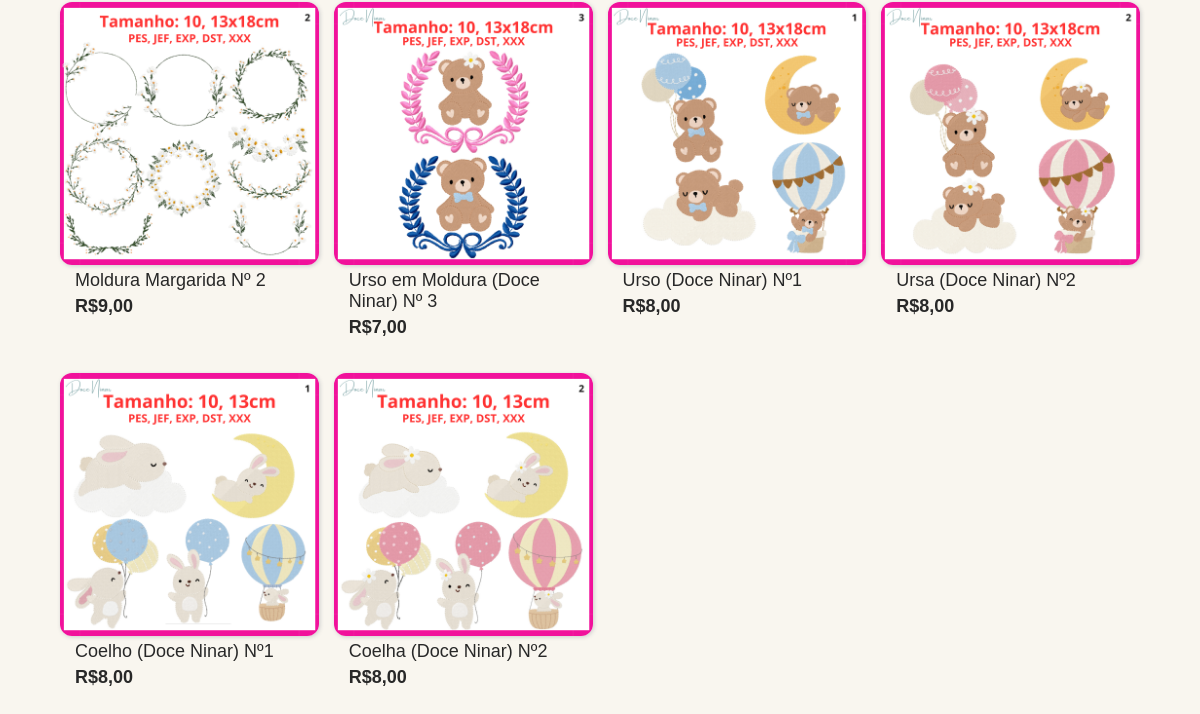
The app's page /product/6/ (lower part), older data.
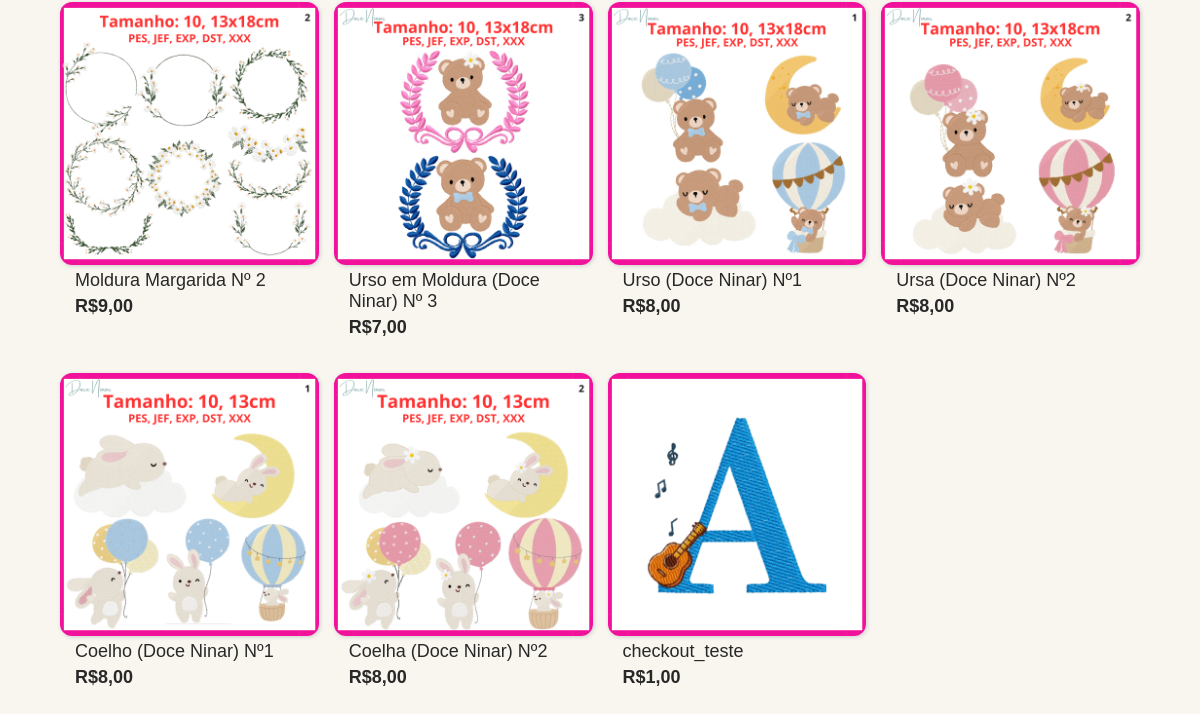
The same page, newer data.
### products/models.py (models this page shows, shortened)
class Product(models.Model):
    name = models.CharField(max_length=255)
    description = models.TextField()
    price = models.DecimalField(max_digits=10, decimal_places=2)
    image = models.ImageField(upload_to='products/', null=True, blank=True)
    file = models.FileField(upload_to='product_archives/', null=True, blank=True)
    category = models.ForeignKey(
        Category,
        on_delete=models.SET_NULL,
        null=True,
        blank=True,
        related_name="products"
    )

### home/views.py (the view)
# urls.py: path('product/<int:id>/', views.product_show, name='product'),
def product_show(request, id):
    productshow = get_object_or_404(Product, id=id)
    products = Product.objects.all()
    return render(request, 'home/product.html', {'product': productshow, 'products': products,})

### home/context_processor.py (called while the page is built)
def cart_processor(request):
    if request.user.is_authenticated:
        cart = getattr(request.user, 'cart', None)
        return {'cart': cart}
    return {'cart': None}

### home/templates/home/product.html (shortened to what this page needs)
{% extends 'home/base.html' %}
{% load static %}
{% block extra_css %}
<link rel="stylesheet" href="{% static 'home/product.css' %}">
{% endblock %}
{% block content %}
<div class="produtos">
    {% for product in products %}
    <div class="produto">
        <a href="{% url 'product' product.id %}">
            <img src="{{ product.image.url }}" alt="{{ product.name }}">
        </a>
        <p class="nome">{{ product.name }}</p>
        <p class="preco">R${{ product.price }}</p>
    </div>
    {% endfor %}
</div>
{% endblock %}

### home/templates/home/base.html (shortened to what this page needs)
<!DOCTYPE html>
<html lang="en">
<head>
    {% load static %}
    <link rel="stylesheet" href="{% static 'home/notificacao.css' %}">
    <link rel="stylesheet" href="https://cdnjs.cloudflare.com/ajax/libs/font-awesome/6.5.0/css/all.min.css">
    <link rel="stylesheet" href="{% static 'home/header.css' %}">
    <link rel="stylesheet" href="{% static 'home/modal.css' %}">
    {% block extra_css %}
    {% endblock %}
</head>
<body>
    {% block content %}
    {% endblock %}
</body>
</html>

### home/templates/home/partials/header.html (shortened to what this page needs)
    {% load static %}

### home/templates/home/partials/modal.html (shortened to what this page needs)
{% load static %}

### home/static/home/header.css (style rules this page uses)
* { margin: 0; padding: 0; box-sizing: border-box; }
body { padding-top: 72px; background-color: #f9f6ef; padding-bottom: 90px; }

### home/static/home/product.css (style rules this page uses)
* { font-family: "montserrant","Poppins", sans-serif; }
.produtos { display: grid; grid-template-columns: repeat(4, 1fr); gap: 15px; width: 90%; margin: 0 auto 40px auto; justify-items: center; }
.produto { width: 100%; margin-top: 20px; }
.produto img { width: 100%; height: 100%; object-fit: cover; border-radius: 12px; margin: 0px; box-shadow: 1px 1px 4px #ccc; }
.produto p { margin-top: 5px; font-size: 18px; margin-left: 15px; }
.produtos img { margin-top: 40px; height: 330px; margin-right: 30px; border-radius: 18px; margin-right: 80px; }
.produtos { display: grid; grid-template-columns: repeat(5, 1fr); gap: 25px; width: 90%; margin: 0 auto 40px auto; justify-items: center; margin-top: 10px; }
.produto { width: 260px; display: flex; flex-direction: column; }
.produto p { margin: 5px 0 0 0; font-family: "Poppins", sans-serif; font-size: 15px; margin-left: 15px; color: #282828; }
.preco { font-weight: bold; }
@media (max-width: 1485px) { .produtos { display: grid; grid-template-columns: repeat(4, 1fr); gap: 15px; width: 90%; margin: 0 auto 40px auto; justify-items: center; } }
@media (max-width: 1485px) { .produto { width: 100%; margin-top: 20px; } }
@media (max-width: 1485px) { .produto img { width: 100%; height: 100%; object-fit: cover; border-radius: 12px; margin: 0px; box-shadow: 1px 1px 4px #ccc; } }
@media (max-width: 1485px) { .produto p { margin-top: 5px; font-size: 18px; margin-left: 15px; } }

Row changes from the older to the newer data that the page shows:
added Product: image (picture), name "checkout_teste", price "1,00"
